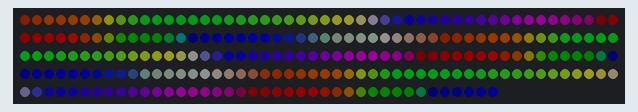
Recording of a sketch running on a simulated Arduino Uno, built with avr-gcc and run on an emulated ATmega328P. Parts: 240 RGB LEDs in strip order, left to right, continuing on the next row. Dim RGB values are drawn brighter than linear.

Above: at 3.18 s.
At 14.29 s:
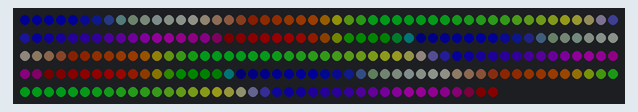
At 15.24 s:
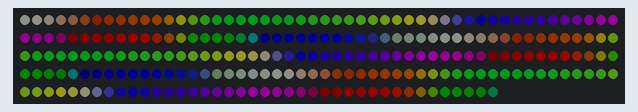
At 21.27 s:
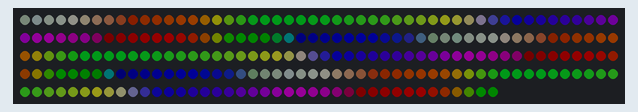
At 34.59 s:
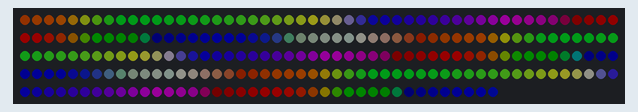
At 39.67 s:
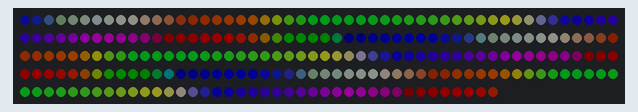

The sketch:

crazyColorCubePalletESP.ino
```cpp
#include <FastLED.h>

#define LED_PIN     3
#define NUM_LEDS    240
#define BRIGHTNESS  64
#define LED_TYPE    WS2812B
#define COLOR_ORDER GRB
CRGB leds[NUM_LEDS];

#define UPDATES_PER_SECOND 100

DEFINE_GRADIENT_PALETTE( colorcube_gp ) {
    0,  14, 22,  0,
    4,  14,104,  0,
    8,  14,255,  0,
   12,  88, 22,  0,
   16,  88,104,  0,
   20,  88,255,  0,
   24, 255, 22,  0,
   28, 255,104,  0,
   32, 255,255,  0,
   36,   0, 22, 44,
   40,   0,104, 44,
   44,   0,255, 44,
   48,  14,  0, 44,
   52,  14, 22, 44,
   56,  14,104, 44,
   60,  14,255, 44,
   64,  88,  0, 44,
   68,  88, 22, 44,
   72,  88,104, 44,
   76,  88,255, 44,
   80, 255,  0, 44,
   84, 255, 22, 44,
   89, 255,104, 44,
   93, 255,255, 44,
   97,   0, 22,255,
  101,   0,104,255,
  105,   0,255,255,
  109,  14,  0,255,
  113,  14, 22,255,
  117,  14,104,255,
  121,  14,255,255,
  125,  88,  0,255,
  129,  88, 22,255,
  133,  88,104,255,
  137,  88,255,255,
  141, 255,  0,255,
  145, 255, 22,255,
  149, 255,104,255,
  153,   2,  0,  0,
  157,  14,  0,  0,
  161,  41,  0,  0,
  165,  88,  0,  0,
  170, 157,  0,  0,
  174, 255,  0,  0,
  178,   0,  4,  0,
  182,   0, 22,  0,
  186,   0, 55,  0,
  190,   0,104,  0,
  194,   0,169,  0,
  198,   0,255,  0,
  202,   0,  0,  2,
  206,   0,  0, 15,
  210,   0,  0, 44,
  214,   0,  0, 92,
  218,   0,  0,160,
  222,   0,  0,255,
  226,   0,  0,  0,
  230,   1,  3,  1,
  234,   9, 15, 10,
  238,  27, 39, 30,
  242,  58, 73, 62,
  246, 106,121,109,
  250, 169,180,172,
  255, 255,255,255};


CRGBPalette16 currentPalette = colorcube_gp;
#define currentBlending LINEARBLEND

void setup() {
    delay(3000); // power-up safety delay
    FastLED.addLeds<LED_TYPE, LED_PIN, COLOR_ORDER>(leds, NUM_LEDS).setCorrection(TypicalLEDStrip);
    FastLED.setBrightness(BRIGHTNESS);
    FastLED.setMaxPowerInVoltsAndMilliamps(4.5, 500);
}


void loop(){
    static uint8_t startIndex = 0;
    startIndex = startIndex + 1; /* motion speed */

    FillLEDsFromPaletteColors( startIndex);

    FastLED.show();
    FastLED.delay(1000 / UPDATES_PER_SECOND);
}

void FillLEDsFromPaletteColors( uint8_t colorIndex) {
    uint8_t brightness = 255;

    for( int i = 0; i < NUM_LEDS; i++) {
        leds[i] = ColorFromPalette( currentPalette, colorIndex, brightness, currentBlending);
        colorIndex += 3;
    }
}
```
